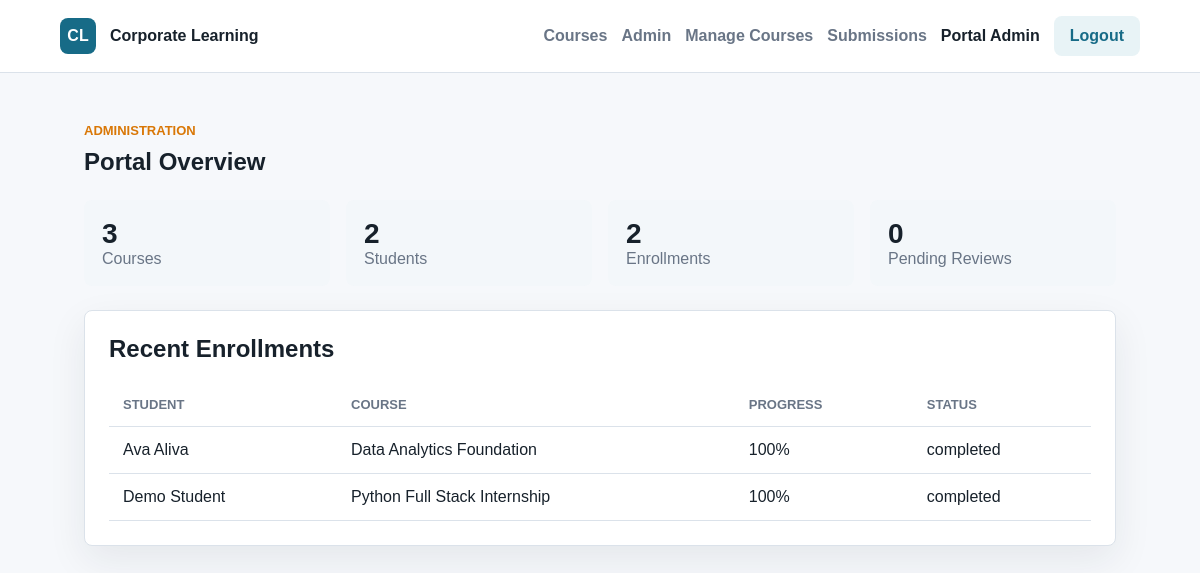
The app's page /admin/dashboard (signed in), older data.
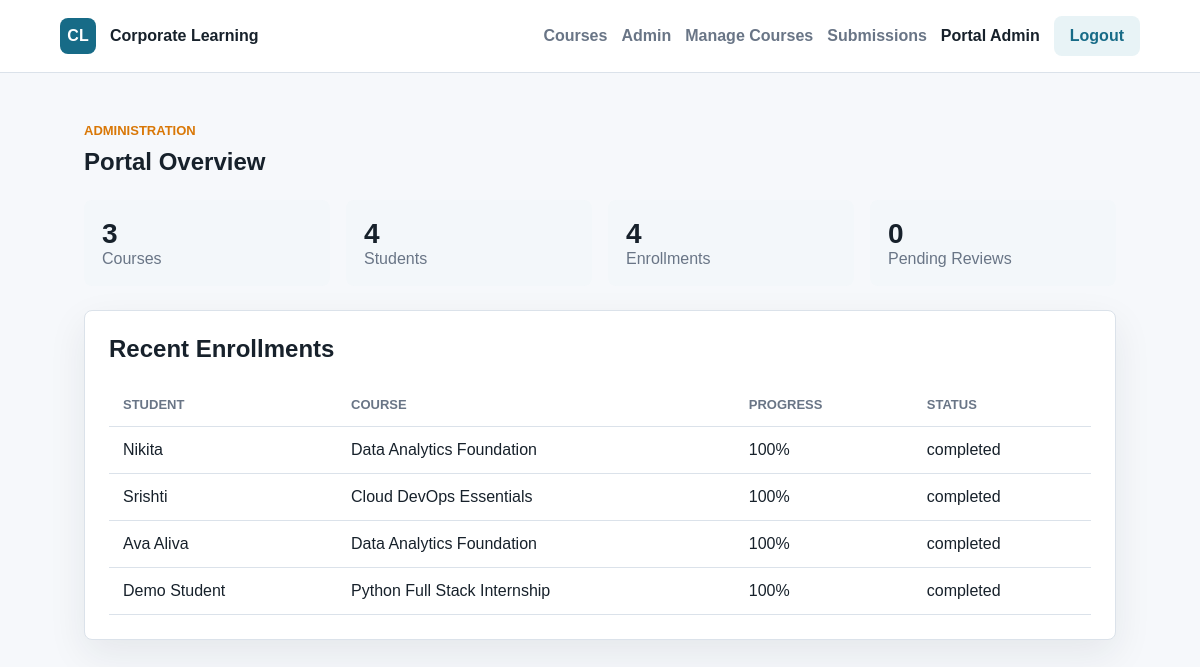
The same page, newer data.
### tables this page shows
CREATE TABLE enrollments (
            id INTEGER PRIMARY KEY AUTOINCREMENT,
            user_id INTEGER NOT NULL,
            course_id INTEGER NOT NULL,
            progress INTEGER NOT NULL DEFAULT 0,
            status TEXT NOT NULL DEFAULT 'enrolled',
            enrolled_at TEXT NOT NULL,
            completed_at TEXT,
            UNIQUE(user_id, course_id),
            FOREIGN KEY(user_id) REFERENCES users(id) ON DELETE CASCADE,
            FOREIGN KEY(course_id) REFERENCES courses(id) ON DELETE CASCADE
        );

CREATE TABLE users (
            id INTEGER PRIMARY KEY AUTOINCREMENT,
            name TEXT NOT NULL,
            email TEXT NOT NULL UNIQUE,
            password_hash TEXT NOT NULL,
            role TEXT NOT NULL CHECK(role IN ('admin', 'student')),
            created_at TEXT NOT NULL
        );

CREATE TABLE courses (
            id INTEGER PRIMARY KEY AUTOINCREMENT,
            title TEXT NOT NULL,
            company TEXT NOT NULL,
            category TEXT NOT NULL,
            duration TEXT NOT NULL,
            description TEXT NOT NULL,
            status TEXT NOT NULL DEFAULT 'active',
            created_at TEXT NOT NULL
        );

### app.py (the view)
    @app.route("/admin/dashboard")
    @login_required
    @admin_required
    def admin_dashboard():
        stats = {
            "courses": query_one("SELECT COUNT(*) AS count FROM courses")["count"],
            "students": query_one("SELECT COUNT(*) AS count FROM users WHERE role = 'student'")["count"],
            "enrollments": query_one("SELECT COUNT(*) AS count FROM enrollments")["count"],
            "pending": query_one("SELECT COUNT(*) AS count FROM submissions WHERE status = 'pending'")["count"],
        }
        recent = query_all(
            """
            SELECT e.*, u.name, c.title
            FROM enrollments e
            JOIN users u ON u.id = e.user_id
            JOIN courses c ON c.id = e.course_id
            ORDER BY e.enrolled_at DESC
            LIMIT 8
            """
        )
        return render_template("admin_dashboard.html", stats=stats, recent=recent)

### app.py (called while the page is built)
def create_app():
    app = Flask(__name__, instance_relative_config=True)
    app.config["SECRET_KEY"] = os.environ.get("SECRET_KEY", "dev-secret-change-me")
    app.config["DATABASE"] = os.path.join(app.instance_path, "portal.db")
    os.makedirs(app.instance_path, exist_ok=True)
    @app.before_request
    def load_current_user():
        g.user = None
        user_id = session.get("user_id")
        if user_id:
            g.user = query_one("SELECT * FROM users WHERE id = ?", (user_id,))
    @app.teardown_appcontext
    def close_db(error=None):
        db = g.pop("db", None)
        if db is not None:
            db.close()
    register_routes(app)
    with app.app_context():
        init_db()
        seed_db()
    return app

def get_db():
    if "db" not in g:
        g.db = sqlite3.connect(current_app_database())
        g.db.row_factory = sqlite3.Row
    return g.db

def current_app_database():
    from flask import current_app
    return current_app.config["DATABASE"]

def query_all(sql, params=()):
    return get_db().execute(sql, params).fetchall()

def query_one(sql, params=()):
    return get_db().execute(sql, params).fetchone()

### templates/admin_dashboard.html (shortened to what this page needs)
{% extends "base.html" %}
{% block content %}
<section class="section">
    <div class="section-heading">
        <p class="eyebrow">Administration</p>
        <h1>Portal Overview</h1>
    </div>
    <div class="stats">
        <div class="stat"><strong>{{ stats.courses }}</strong><span>Courses</span></div>
        <div class="stat"><strong>{{ stats.students }}</strong><span>Students</span></div>
        <div class="stat"><strong>{{ stats.enrollments }}</strong><span>Enrollments</span></div>
        <div class="stat"><strong>{{ stats.pending }}</strong><span>Pending Reviews</span></div>
    </div>
    <div class="table-wrap">
        <h2>Recent Enrollments</h2>
        <table>
            <thead><tr><th>Student</th><th>Course</th><th>Progress</th><th>Status</th></tr></thead>
            <tbody>
                {% for row in recent %}
                    <tr><td>{{ row.name }}</td><td>{{ row.title }}</td><td>{{ row.progress }}%</td><td>{{ row.status }}</td></tr>
                {% else %}
                    <tr><td colspan="4">No enrollments yet.</td></tr>
                {% endfor %}
            </tbody>
        </table>
    </div>
</section>
{% endblock %}

Row changes from the older to the newer data that the page shows:
added enrollments: name "Nikita", title "Data Analytics Foundation", progress "100", status "completed"
added enrollments: name "Srishti", title "Cloud DevOps Essentials", progress "100", status "completed"
Text that changed along with them:
{{ stats.students }}: "2" → "4"
{{ stats.enrollments }}: "2" → "4"
